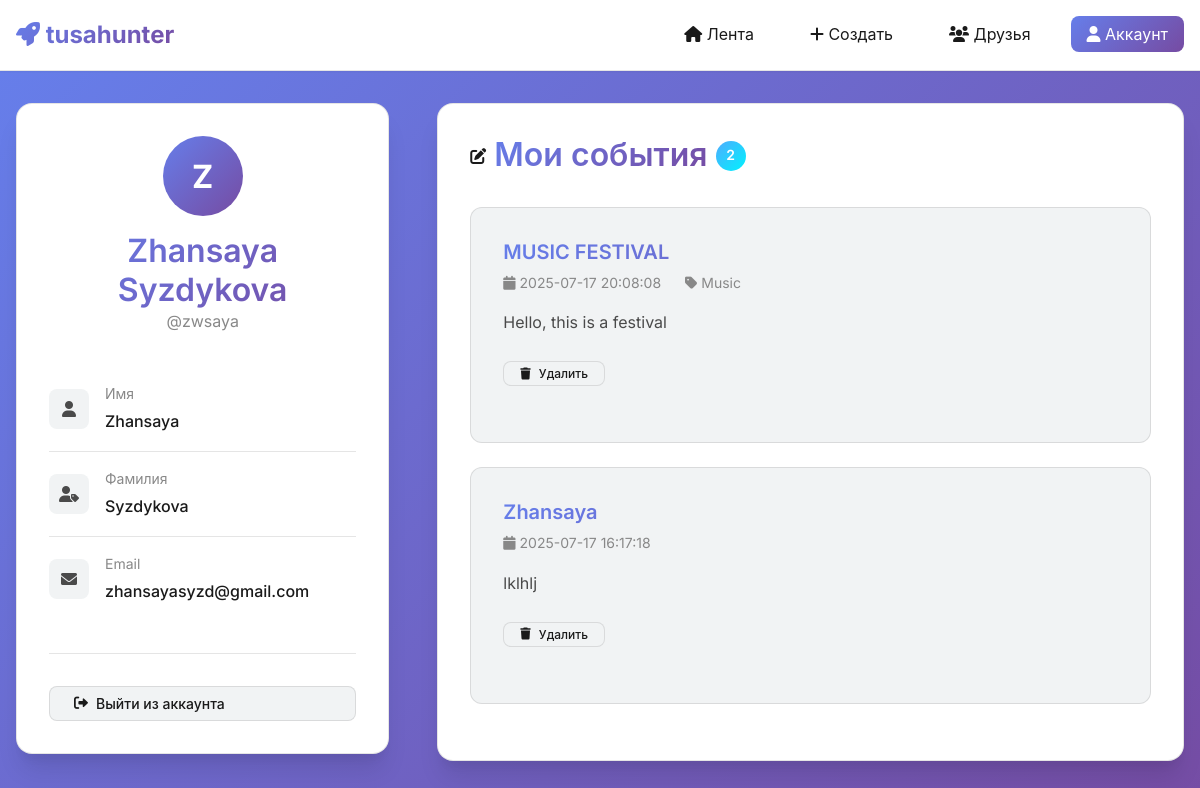
Page /acc.php (signed in) on the committed database.
### tables this page shows
CREATE TABLE `users` (
  `userID` int(11) NOT NULL,
  `username` varchar(20) NOT NULL,
  `firstName` varchar(50) NOT NULL,
  `lastName` varchar(50) NOT NULL,
  `email` varchar(50) NOT NULL,
  `password` varchar(100) NOT NULL
);

CREATE TABLE `posts` (
  `postID` int(11) NOT NULL,
  `userID` int(11) NOT NULL,
  `name` varchar(255) NOT NULL,
  `category` varchar(50) NOT NULL,
  `description` text DEFAULT NULL,
  `image` varchar(255) DEFAULT NULL,
  `location` varchar(255) DEFAULT NULL,
  `likes` int(11) DEFAULT 0,
  `created_at` datetime DEFAULT current_timestamp(),
  `updated_at` datetime DEFAULT current_timestamp() ON UPDATE current_timestamp(),
  `event_date` datetime DEFAULT NULL
);

### acc.php (the view, shortened to what this page needs)
<?php
$currentUserID = $_SESSION['userID'] ?? 1;
$servername = "localhost";
$username = "root";
$password = "";
$dbname = "db_users";
try {
    $conn = new PDO("mysql:host=$servername;dbname=$dbname", $username, $password);
    $conn->setAttribute(PDO::ATTR_ERRMODE, PDO::ERRMODE_EXCEPTION);
} catch(PDOException $e) {
    echo "Connection failed: " . $e->getMessage();
    exit;
}
$stmt = $conn->prepare("SELECT * FROM users WHERE userID = ?");
$stmt->execute([$currentUserID]);
$user = $stmt->fetch(PDO::FETCH_ASSOC);
$stmt = $conn->prepare("SELECT * FROM posts WHERE userID = ? ORDER BY created_at DESC");
$stmt->execute([$currentUserID]);
$posts = $stmt->fetchAll(PDO::FETCH_ASSOC);
?>
<!DOCTYPE html>
<html lang="ru">
<head>
    <link href="https://cdnjs.cloudflare.com/ajax/libs/font-awesome/6.0.0/css/all.min.css" rel="stylesheet">
    <link rel="stylesheet" href="web3-style.css">
</head>
<body>
<header class="header">
    <div class="container">
        <nav class="nav">
                    <div class="nav-brand">
            <i class="fas fa-rocket"></i> tusahunter
        </div>
            <ul class="nav-links">
                <li><a href="index.php" class="nav-link"><i class="fas fa-home"></i> Лента</a></li>
                <li><a href="create.php" class="nav-link"><i class="fas fa-plus"></i> Создать</a></li>
                          <li><a href="friends.php" class="nav-link"><i class="fas fa-users"></i> Друзья</a></li>
          <li><a href="acc.php" class="nav-link active"><i class="fas fa-user"></i> Аккаунт</a></li>
            </ul>
        </nav>
    </div>
</header>
<div class="account-container main-content">
    <div class="account-wrapper">
        <div class="profile-sidebar animate-fade-in">
            <div class="profile-header">
                <div class="profile-avatar">
                    <?= strtoupper(substr($user['firstName'], 0, 1)) ?>
                </div>
                <h2 style="margin: 0; color: var(--text-primary);">
                    <?= htmlspecialchars($user['firstName']) ?> <?= htmlspecialchars($user['lastName']) ?>
                </h2>
                <p style="color: var(--text-muted); margin: 0;">@<?= htmlspecialchars($user['username']) ?></p>
            </div>
            <div class="profile-info">
                <div class="profile-item">
                    <div class="profile-item-icon">
                        <i class="fas fa-user"></i>
                    </div>
                    <div class="profile-item-content">
                        <div class="profile-item-label">Имя</div>
                        <div class="profile-item-value"><?= htmlspecialchars($user['firstName']) ?></div>
                    </div>
                </div>
                <div class="profile-item">
                    <div class="profile-item-icon">
                        <i class="fas fa-user-tag"></i>
                    </div>
                    <div class="profile-item-content">
                        <div class="profile-item-label">Фамилия</div>
                        <div class="profile-item-value"><?= htmlspecialchars($user['lastName']) ?></div>
                    </div>
                </div>
                <div class="profile-item">
                    <div class="profile-item-icon">
                        <i class="fas fa-envelope"></i>
                    </div>
                    <div class="profile-item-content">
                        <div class="profile-item-label">Email</div>
                        <div class="profile-item-value"><?= htmlspecialchars($user['email']) ?></div>
                    </div>
                </div>
            </div>
            <div class="logout-section">
                <form action="logout.php" method="post">
                    <button type="submit" class="btn btn-secondary w-full">
                        <i class="fas fa-sign-out-alt"></i> Выйти из аккаунта
                    </button>
                </form>
            </div>
        </div>
        <div class="posts-section animate-fade-in">
            <div class="posts-header">
                <i class="fas fa-edit"></i>
                <h2>Мои события</h2>
                <span class="posts-count"><?= count($posts) ?></span>
            </div>
            <?php if (count($posts) > 0): ?>
                <?php foreach ($posts as $post): ?>
                    <div class="user-post">
                        <h3 class="post-title"><?= htmlspecialchars($post['name']) ?></h3>
                        <div class="post-meta">
                            <span><i class="fas fa-calendar"></i> <?= htmlspecialchars($post['created_at']) ?></span>
                            <?php if (!empty($post['category'])): ?>
                                <span><i class="fas fa-tag"></i> <?= htmlspecialchars($post['category']) ?></span>
                            <?php endif; ?>
                        </div>
                        <div class="post-content">
                            <?= nl2br(htmlspecialchars($post['description'])) ?>
                        </div>
                        <div class="post-actions">
                            <form method="post" style="display: inline;">
                                <button type="submit"
                                        class="btn btn-secondary btn-sm"
                                        onclick="return confirm('Вы точно хотите удалить этот пост?');">
                                    <i class="fas fa-trash"></i> Удалить
                                </button>
                            </form>
                        </div>
                    </div>
                <?php endforeach; ?>
            <?php endif; ?>
        </div>
    </div>
</div>
</body>
</html>

### web3-style.css (style rules this page uses)
:root { --primary-gradient: linear-gradient(135deg, #667eea 0%, #764ba2 100%); --secondary-gradient: linear-gradient(135deg, #f093fb 0%, #f5576c 100%); --accent-gradient: linear-gradient(135deg, #4facfe 0%, #00f2fe 100%); --success-gradient: linear-gradient(135deg, #81ffef 0%, #f067b4 100%); --bg-primary: #ffffff; --bg-secondary: #f8f9fa; --bg-card: #ffffff; --bg-elevated: #f1f3f4; --text-primary: #1a1a1a; --text-secondary: #4a4a4a; --text-muted: #888888; --border-light: rgba(0, 0, 0, 0.1); --border-medium: rgba(0, 0, 0, 0.2); --font-primary: 'Inter', -apple-system, BlinkMacSystemFont, 'Segoe UI', Roboto, sans-serif; --font-mono: 'JetBrains Mono', 'SF Mono', Monaco, monospace; --spacing-xs: 0.25rem; --spacing-sm: 0.5rem; --spacing-md: 1rem; --spacing-lg: 1.5rem; --spacing-xl: 2rem; --spacing-2xl: 3rem; --radius-sm: 0.375rem; --radius-md: 0.5rem; --radius-lg: 0.75rem; --radius-xl: 1rem; --shadow-sm: 0 1px 2px 0 rgba(0, 0, 0, 0.05); --shadow-md: 0 4px 6px -1px rgba(0, 0, 0, 0.1), 0 2px 4px -1px rgba(0, 0, 0, 0.06); --shadow-lg: 0 10px 15px -3px rgba(0, 0, 0, 0.1), 0 4px 6px -2px rgba(0, 0, 0, 0.05); --shadow-xl: 0 20px 25px -5px rgba(0, 0, 0, 0.1), 0 10px 10px -5px rgba(0, 0, 0, 0.04); --shadow-glow: 0 0 20px rgba(102, 126, 234, 0.3); }
* { margin: 0; padding: 0; box-sizing: border-box; }
body { font-family: var(--font-primary); background: var(--bg-primary); color: var(--text-primary); line-height: 1.6; overflow-x: hidden; transition: all 0.3s cubic-bezier(0.4, 0, 0.2, 1); }
html { scroll-behavior: smooth; }
h1, h2, h3, h4, h5, h6 { font-weight: 600; line-height: 1.2; margin-bottom: var(--spacing-md); background: var(--primary-gradient); -webkit-background-clip: text; -webkit-text-fill-color: transparent; background-clip: text; }
h2 { font-size: 2rem; }
h3 { font-size: 1.75rem; }
p { margin-bottom: var(--spacing-md); color: var(--text-secondary); }
a { color: var(--text-primary); text-decoration: none; transition: all 0.3s ease; }
.container { max-width: 1200px; margin: 0 auto; padding: 0 var(--spacing-md); }
.main-content { padding-top: var(--spacing-2xl); }
.header { background: rgba(255, 255, 255, 0.95); backdrop-filter: blur(20px); border-bottom: 1px solid var(--border-light); position: sticky; top: 0; z-index: 1000; transition: all 0.3s ease; box-shadow: var(--shadow-sm); }
.nav { display: flex; justify-content: space-between; align-items: center; padding: var(--spacing-md) 0; }
.nav-brand { font-size: 1.5rem; font-weight: 700; background: var(--primary-gradient); -webkit-background-clip: text; -webkit-text-fill-color: transparent; background-clip: text; }
.nav-links { display: flex; gap: var(--spacing-lg); list-style: none; }
.nav-link { position: relative; padding: var(--spacing-sm) var(--spacing-md); border-radius: var(--radius-md); transition: all 0.3s ease; }
.nav-link.active { background: var(--primary-gradient); color: white; }
.btn { display: inline-flex; align-items: center; gap: var(--spacing-sm); padding: var(--spacing-sm) var(--spacing-lg); border-radius: var(--radius-md); border: none; font-family: var(--font-primary); font-size: 0.875rem; font-weight: 500; text-decoration: none; cursor: pointer; transition: all 0.3s ease; position: relative; overflow: hidden; }
.btn::before { content: ''; position: absolute; top: 0; left: -100%; width: 100%; height: 100%; background: linear-gradient(90deg, transparent, rgba(255, 255, 255, 0.3), transparent); transition: left 0.5s ease; }
.btn-secondary { background: var(--bg-elevated); color: var(--text-primary); border: 1px solid var(--border-light); }
.btn-sm { padding: var(--spacing-xs) var(--spacing-md); font-size: 0.75rem; }
.post-title { font-size: 1.5rem; font-weight: 600; margin-bottom: var(--spacing-sm); }
.post-meta { color: var(--text-muted); font-size: 0.875rem; display: flex; gap: var(--spacing-md); flex-wrap: wrap; }
.post-content { margin-bottom: var(--spacing-lg); line-height: 1.7; }
.post-actions { display: flex; gap: var(--spacing-md); align-items: center; flex-wrap: wrap; margin-bottom: var(--spacing-lg); }
.animate-fade-in { animation: fadeIn 0.6s ease-out; }
.nav-link, .post-title, .comment { transition: all 0.3s ease; }
.post-meta span { transition: color 0.3s ease; }
.w-full { width: 100%; }

### rows in the picture
users: firstName "Z", firstName "Zhansaya", lastName "Syzdykova", username "zwsaya", email "zhansayasyzd@gmail.com"
posts: name "MUSIC FESTIVAL", created_at "2025-07-17 20:08:08", category "Music", description "Hello, this is a festival"
posts: name "Zhansaya", created_at "2025-07-17 16:17:18", description "lklhlj"

### other values in the picture
count($posts) "2"
